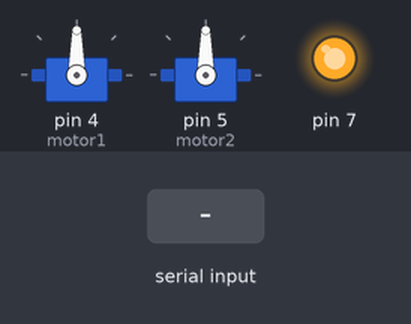
The sketch below on a simulated Arduino Uno, built with avr-gcc and run on an emulated ATmega328P. On the bench: 2 × servo, output pins drawn as LEDs (lit = HIGH). The test bench sets the inputs (shaded band). What the sketch prints to the serial monitor is not drawn.

Above: at 1.2 s.
1.3 s: "1\n" received over Serial
At 1.9 s:
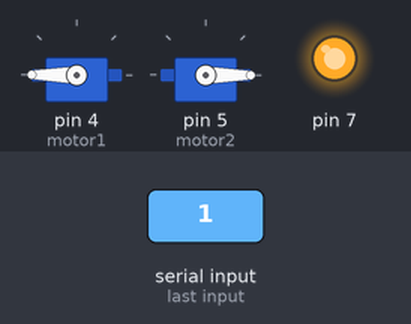
Timing chart, 0 to 9.2 s (numbered marks = the images above; inputs shaded):
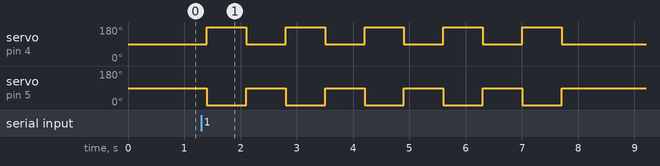

Measured:
- after the input at 1.3 s, servo on pin 4 (motor1): alternates 180° for 0.70 s and 90° for 0.70 s, 10 changes in all, then stays 90°, starting after 0.10 s; servo on pin 5 (motor2): alternates 90° for 0.70 s and 0° for 0.70 s, 10 changes in all, then stays 90°, starting after 0.10 s

The sketch:

sketch_dec11a.ino
```cpp
#include <Servo.h>
#include <ArduinoJson.h>
#include <SoftwareSerial.h>

SoftwareSerial BTSerial(2, 3);

Servo servo1;
Servo servo2;

// 모터 센서 연결 (PWM 핀으로 변경)
int motor1 = 4;
int motor2 = 5;

// 모터 초기 각도 90도로 설정
int angle1 = 90;
int angle2 = 90;

// 벌레 검출 개수

void setup() {
  // 서보 모터 연결
  servo1.attach(motor1);
  servo2.attach(motor2);

  // 초기화
  servo1.write(angle1);
  servo2.write(angle2);

  Serial.begin(9600);
  BTSerial.begin(38400);

  pinMode(7, OUTPUT);
  digitalWrite(7, HIGH);
}

void loop() {
  // Python에서 JSON 데이터 수신
  Serial.println(1);
  if (Serial.available() > 0) {
    String myjson = Serial.readStringUntil('\n');
    if (myjson) {
      BTSerial.write("aaaaa\n");
      for (int i = 0; i < 5; i++) {
        angle1 += 180;
        angle2 -= 180;
        servo1.write(angle1);
        servo2.write(angle2);
        delay(700);

        angle1 -= 180;
        angle2 += 180;
        servo1.write(angle1);
        servo2.write(angle2);
        delay(700);
        }
      }

    }
    // DeserializationError error = deserializeJson(doc, myjson);
    // if (error) {
    //   Serial.print(F("deserializeJson() failed: "));
    //   Serial.println(error.f_str());
    //   return;
    // }

    // JSON 데이터 처리
  //   if (doc.containsKey("spiders")) {
  //     spiders = doc["spiders"];
  //     Serial.println("벌레 수: " + String(spiders));
  //   } else {
  //     Serial.println("JSON 데이터에 spiders 키가 없습니다.");
  //     return;
  //   }

  //   // 벌레 검출 시 서보 모터 동작

  // }

  delay(200); // 빠른 반복 방지
}
```
